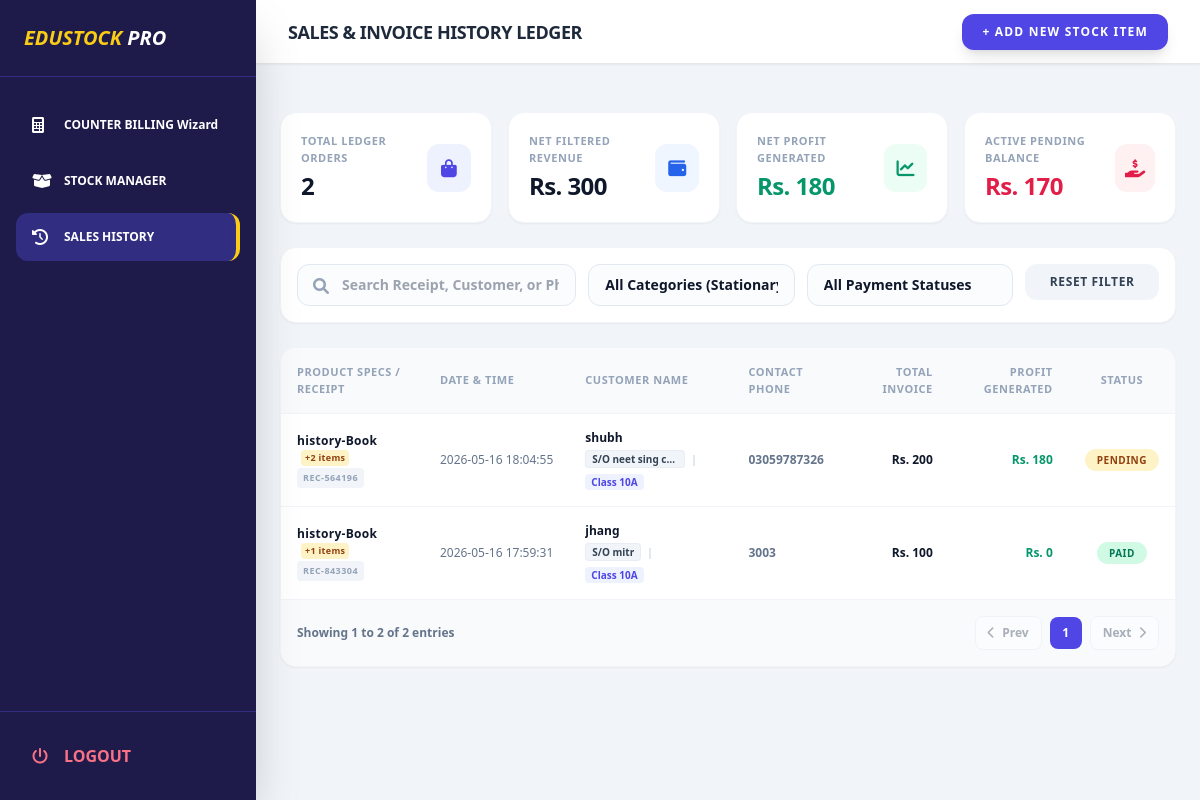
/sales (signed in), run on the app's committed database.
### tables this page shows
CREATE TABLE sales (
    id INTEGER PRIMARY KEY AUTOINCREMENT,
    receipt_number TEXT NOT NULL UNIQUE,
    student_name TEXT NOT NULL,
    father_name TEXT NOT NULL,
    cnic TEXT,
    student_class TEXT NOT NULL,
    phone_no TEXT NOT NULL,
    address TEXT,
    sale_type TEXT NOT NULL, -- 'Single Item' or 'Full Bundle'
    total_amount REAL NOT NULL,
    timestamp DATETIME DEFAULT CURRENT_TIMESTAMP
, profit REAL DEFAULT 0.0, payment_status TEXT DEFAULT 'Paid', cash_paid REAL DEFAULT 0.0);

### main.py (the view)
@app.get("/sales")
async def sales_page(request: Request):
    if not is_logged_in(request): return RedirectResponse(url="/login", status_code=303)
    conn = get_db()
    query = """
        SELECT id, receipt_number, student_name, father_name, cnic, student_class,
               phone_no, address, sale_type, total_amount, cash_paid, profit,
               payment_status, timestamp
        FROM sales
        ORDER BY id DESC
    """
    all_sales = conn.execute(query).fetchall()
    items_query = """
        SELECT si.sale_id, si.product_name, si.qty, si.price, p.category, p.subject, p.student_class
        FROM sale_items si
        LEFT JOIN products p ON si.product_name = p.name
    """
    all_items = conn.execute(items_query).fetchall()
    conn.close()
    sales_items_map = {}
    for item in all_items:
        s_id = item['sale_id']
        if s_id not in sales_items_map:
            sales_items_map[s_id] = []
        sales_items_map[s_id].append(item)
    return templates.TemplateResponse(request, "sales.html", {
        "active_page": "sales",
        "sales": all_sales,
        "items_map": json.dumps(sales_items_map)
    })

### templates/sales.html (shortened to what this page needs)
{% extends "index.html" %}
{% block header_title %}Sales & Invoice History Ledger{% endblock %}
{% block page_content %}
<div class="space-y-6 text-slate-900 selection:bg-indigo-500 selection:text-white">
    <div class="grid grid-cols-1 sm:grid-cols-2 lg:grid-cols-4 gap-4">
        <div class="bg-white p-5 rounded-2xl shadow-sm border border-slate-100 flex items-center justify-between">
            <div>
                <span class="block text-[11px] font-black uppercase text-slate-400 tracking-wider">Total Ledger Orders</span>
                <span class="text-2xl font-black tracking-tight text-slate-900 mt-1 block" id="statTotalOrders">{{ sales|length }}</span>
            </div>
            <div class="w-12 h-12 rounded-xl bg-indigo-50 text-indigo-600 flex items-center justify-center text-lg">
                <i class="fas fa-shopping-bag"></i>
            </div>
        </div>
        <div class="bg-white p-5 rounded-2xl shadow-sm border border-slate-100 flex items-center justify-between">
            <div>
                <span class="block text-[11px] font-black uppercase text-slate-400 tracking-wider">Net Filtered Revenue</span>
                <span class="text-2xl font-black tracking-tight text-slate-900 mt-1 block" id="totalRevenueBox">Rs. 0</span>
            </div>
            <div class="w-12 h-12 rounded-xl bg-blue-50 text-blue-600 flex items-center justify-center text-lg">
                <i class="fas fa-wallet"></i>
            </div>
        </div>
        <div class="bg-white p-5 rounded-2xl shadow-sm border border-slate-100 flex items-center justify-between">
            <div>
                <span class="block text-[11px] font-black uppercase text-slate-400 tracking-wider">Net Profit Generated</span>
                <span class="text-2xl font-black tracking-tight text-emerald-600 mt-1 block" id="totalProfitBox">Rs. 0</span>
            </div>
            <div class="w-12 h-12 rounded-xl bg-emerald-50 text-emerald-600 flex items-center justify-center text-lg">
                <i class="fas fa-chart-line"></i>
            </div>
        </div>
        <div class="bg-white p-5 rounded-2xl shadow-sm border border-slate-100 flex items-center justify-between">
            <div>
                <span class="block text-[11px] font-black uppercase text-slate-400 tracking-wider">Active Pending Balance</span>
                <span class="text-2xl font-black tracking-tight text-rose-600 mt-1 block" id="totalPendingBox">Rs. 0</span>
            </div>
            <div class="w-12 h-12 rounded-xl bg-rose-50 text-rose-600 flex items-center justify-center text-lg">
                <i class="fas fa-hand-holding-usd"></i>
            </div>
        </div>
    </div>
    <div class="bg-white p-4 rounded-2xl shadow-sm border border-slate-100 space-y-4">
        <div class="grid grid-cols-1 md:grid-cols-12 gap-3">
            <div class="relative md:col-span-4">
                <i class="fas fa-search absolute left-4 top-3.5 text-slate-400"></i>
                <input type="text" id="salesSearch" onkeyup="handleFilterChange()" placeholder="Search Receipt, Customer, or Phone..." class="w-full pl-11 pr-4 py-2.5 rounded-xl border border-slate-200 focus:outline-none focus:border-indigo-600 font-bold text-sm bg-slate-50/50">
            </div>
            <div class="md:col-span-3">
                <select id="categoryFilter" onchange="handleFilterChange()" class="w-full px-4 py-2.5 rounded-xl border border-slate-200 focus:outline-none focus:border-indigo-600 font-bold text-sm bg-slate-50/50 appearance-none cursor-pointer">
                    <option value="ALL">All Categories (Stationary, Books, Notebooks)</option>
                </select>
            </div>
            <div class="md:col-span-3">
                <select id="statusFilter" onchange="handleFilterChange()" class="w-full px-4 py-2.5 rounded-xl border border-slate-200 focus:outline-none focus:border-indigo-600 font-bold text-sm bg-slate-50/50 appearance-none cursor-pointer">
                    <option value="ALL">All Payment Statuses</option>
                </select>
            </div>
            <div class="md:col-span-2">
                <button onclick="resetAllFilters()" class="w-full py-2.5 rounded-xl bg-slate-100 hover:bg-slate-200 text-slate-700 font-black text-xs uppercase tracking-wider transition-all">
                    Reset Filter
                </button>
            </div>
        </div>
    </div>
    <div class="bg-white rounded-2xl shadow-sm overflow-hidden border border-slate-100">
        <div class="overflow-x-auto">
            <table class="w-full text-left border-collapse" id="salesTableLedger">
                <thead>
                    <tr class="bg-slate-50 border-b border-slate-100 text-slate-400 text-[11px] font-black uppercase tracking-wider">
                        <th class="p-4">Product Specs / Receipt</th>
                        <th class="p-4">Date & Time</th>
                        <th class="p-4">Customer Name</th>
                        <th class="p-4">Contact Phone</th>
                        <th class="p-4 text-right">Total Invoice</th>
                        <th class="p-4 text-right">Profit Generated</th>
                        <th class="p-4 text-center">Status</th>
                    </tr>
                </thead>
                <tbody class="divide-y divide-slate-100 font-bold text-xs text-slate-700" id="salesTableBody">
                    {% for sale in sales %}
                    <tr class="hover:bg-slate-50/80 transition-colors sales-row"
                        data-id="{{ sale.id }}"
                        data-revenue="{{ sale.total_amount }}"
                        data-profit="{{ sale.profit }}"
                        data-cash="{{ sale.cash_paid }}"
                        data-status="{{ sale.payment_status }}">
                        <td class="p-4 text-indigo-600 font-black tracking-wide max-w-[200px]">
                            <div class="truncate text-slate-900 font-black text-xs id-product-display" data-sale-id="{{ sale.id }}">
                            </div>
                            <span class="text-[9px] font-bold uppercase tracking-wider text-slate-400 block mt-0.5 bg-slate-100 px-1.5 py-0.5 rounded w-max">{{ sale.receipt_number }}</span>
                        </td>
                        <td class="p-4 text-slate-500 font-medium whitespace-nowrap">{{ sale.timestamp }}</td>
                        <td class="p-4 text-slate-800 max-w-[250px]">
                            {% if sale.student_name %}
                                <div class="flex flex-col gap-1">
                                    <span class="font-black text-slate-900 truncate block max-w-[220px]" title="{{ sale.student_name }}">{{ sale.student_name }}</span>
                                    <div class="flex items-center gap-1.5 flex-wrap text-[10px] font-bold text-slate-500">
                                        <span class="bg-slate-100 text-slate-700 px-1.5 py-0.2 rounded border border-slate-200/60 truncate max-w-[100px]" title="Father Name">S/O {{ sale.father_name }}</span>
                                        <span class="text-slate-300">|</span>
                                        <span class="bg-indigo-50 text-indigo-600 px-1.5 py-0.2 rounded font-black">Class {{ sale.student_class }}</span>
                                    </div>
                                </div>
                            {% else %}
                                <span class="font-bold text-slate-400 italic">Walk-in Customer</span>
                            {% endif %}
                        </td>
                        <td class="p-4 text-slate-500">{{ sale.phone_no if sale.phone_no else "N/A" }}</td>
                        <td class="p-4 text-right text-slate-900 font-black">Rs. {{ "{:,.0f}".format(sale.total_amount) }}</td>
                        <td class="p-4 text-right text-emerald-600 font-black">Rs. {{ "{:,.0f}".format(sale.profit) }}</td>
                        <td class="p-4 text-center">
                            <span class="px-3 py-1 rounded-full text-[10px] font-black uppercase tracking-wider {% if sale.payment_status == 'Paid' %}bg-emerald-100 text-emerald-700{% else %}bg-amber-100 text-amber-800{% endif %}">
                                {{ sale.payment_status }}
                            </span>
                        </td>
                    </tr>
                    {% endfor %}
                </tbody>
            </table>
        </div>
        <div class="p-4 bg-slate-50 border-t border-slate-100 flex flex-col sm:flex-row justify-between items-center gap-4 text-xs font-bold text-slate-500">
            <div id="paginationMetrics">Showing 0 to 0 of 0 entries</div>
            <div class="flex items-center gap-2">
                <button onclick="changeCurrentPage(-1)" id="btnPrevPage" class="px-3 py-2 rounded-lg bg-white border border-slate-200 text-slate-700 hover:bg-slate-100 disabled:opacity-40 font-black transition">
                    <i class="fas fa-chevron-left mr-1"></i> Prev
                </button>
                <div class="flex items-center gap-1" id="paginationNumbersContainer"></div>
                <button onclick="changeCurrentPage(1)" id="btnNextPage" class="px-3 py-2 rounded-lg bg-white border border-slate-200 text-slate-700 hover:bg-slate-100 disabled:opacity-40 font-black transition">
                    Next <i class="fas fa-chevron-right ml-1"></i>
                </button>
            </div>
        </div>
    </div>
</div>
{% endblock %}

### data on the page
sales: receipt_number "REC-564196", timestamp "2026-05-16 18:04:55", student_name "shubh", father_name "neet sing c…", student_class "10A", phone_no "03059787326", total_amount "200", profit "180", payment_status "PENDING"
sales: receipt_number "REC-843304", timestamp "2026-05-16 17:59:31", student_name "jhang", father_name "mitr", student_class "10A", phone_no "3003", total_amount "100", profit "0", payment_status "PAID"

### other printed values
{{ sales|length }} "2"
